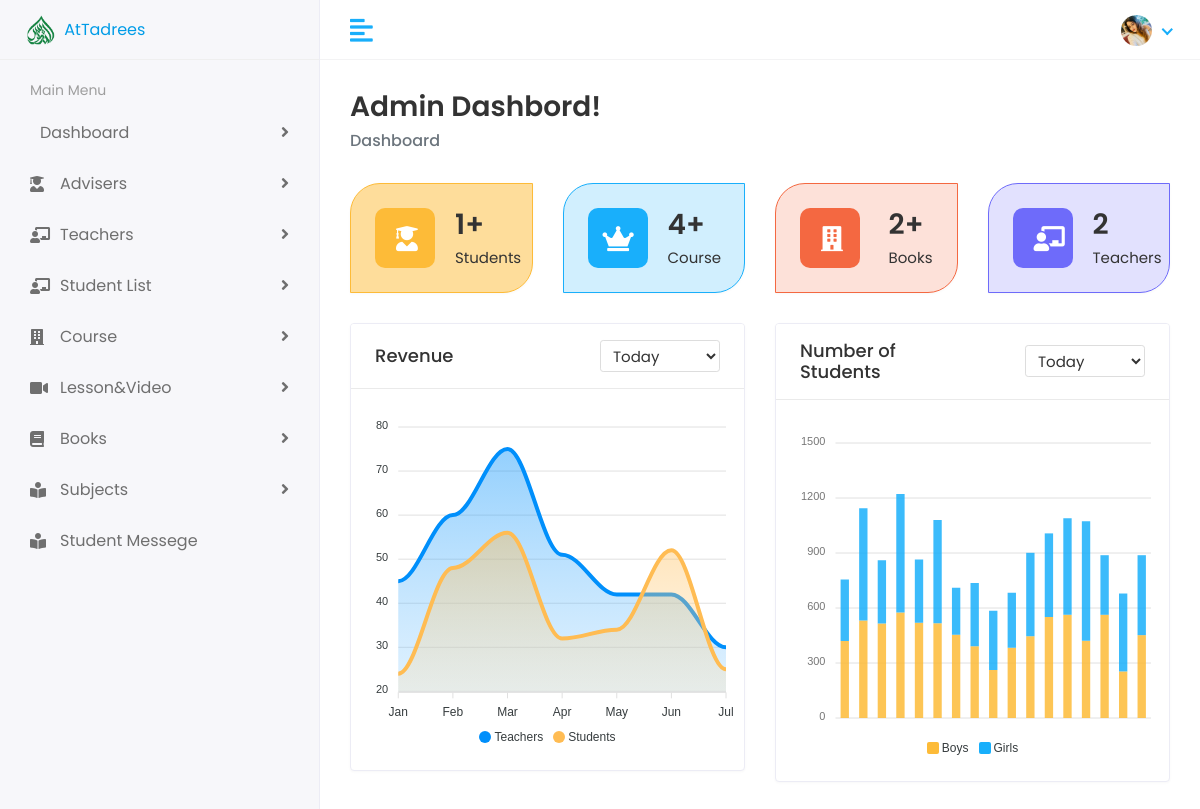
Page /hod-dashbord/ (signed in) on the earlier database version.
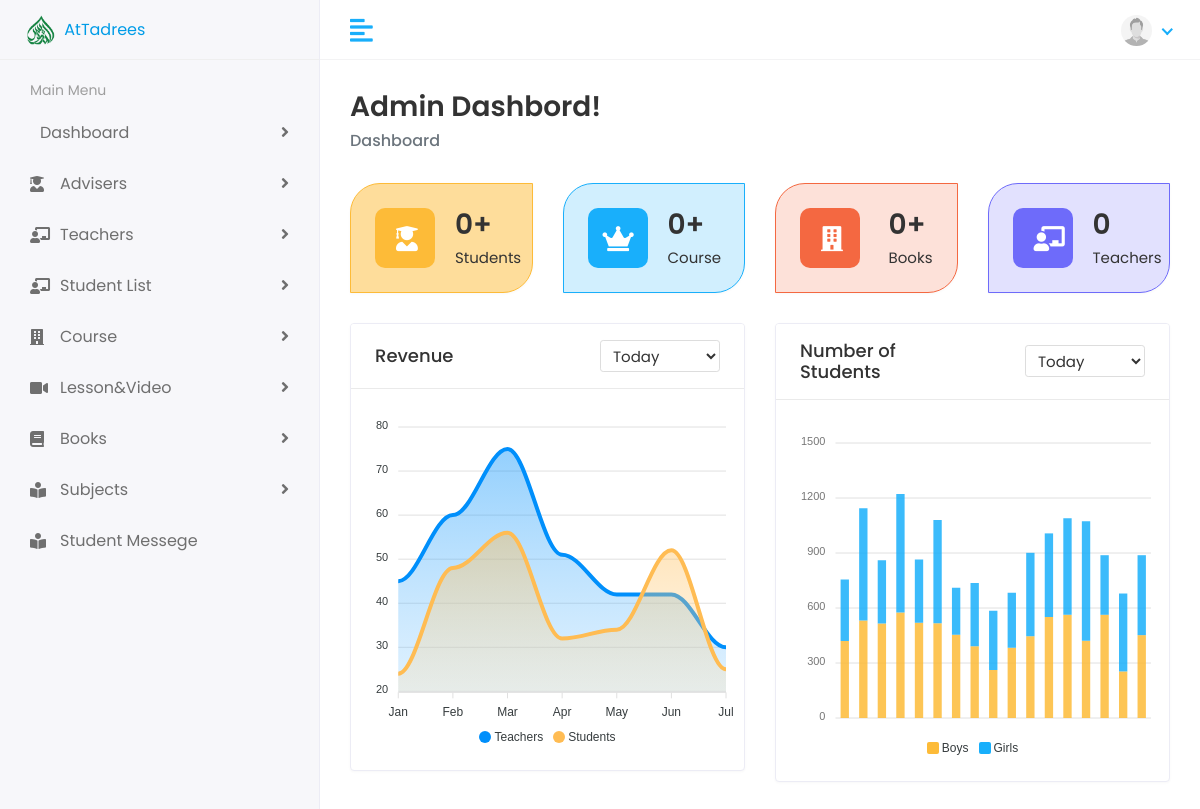
Same page on the later database version.
### Accounts/models.py (models this page shows, shortened)
class User(AbstractBaseUser, PermissionsMixin):
    email         = models.EmailField(unique=True, null=False)
    password      = models.CharField(max_length=120)
    first_name    = models.CharField(max_length=165, null=True, blank=True)
    last_name      = models.CharField(max_length=165, null=True, blank=True)
    profile_pic   = models.ImageField(upload_to='profile_pic', null=True, blank=True)
    user_rol = (
        ('admin','Admin'),
        ('teacher','Teacher'),
        ('student','Student'),
    )
    user_type = models.CharField(
        max_length=20,
        choices=user_rol,
        )
    is_staff = models.BooleanField(
        gettext_lazy("staff status"),
        default=False,
        help_text = gettext_lazy("Designet whether this user can Login this site")
    )
    is_active = models.BooleanField(
        gettext_lazy("Active"),
        default=True,
        help_text = gettext_lazy("designates Whether this user should be creates as active. unselect this instad of deleting accounts")
    )
    USERNAME_FIELD = 'email'
    objects = MyUserManager()

### HOD_Dashbord/views.py (the view)
# urls.py: path('hod-dashbord/', views.Dashbord, name='hod_dashbord'),
@login_required()
def Dashbord(request):
    user = request.user
    if user.user_type == 'teacher' or user.user_type == 'admin':
        course_count = Course.objects.all().count()
        book_count = Books.objects.all().count()
        teacher = Teacher.objects.all().count()
        students = User.objects.filter(user_type='student').count()
        context = {
            'teacher':teacher,
            'students':students,
            'course_count':course_count,
            'book_count':book_count
        }
        return render(request, 'Dashbord/hod_dashbord.html', context)
    else:
        return redirect('error')

### templates/Dashbord/hod_dashbord.html (shortened to what the changed rows need)
{% extends 'Dashbord/base.html' %}
{% block body %}
<div class="page-wrapper">
    <div class="content container-fluid">
       <div class="row">
          <div class="col-xl-3 col-sm-6 col-12 d-flex">
             <div class="card bg-one w-100">
                <div class="card-body">
                   <div class="db-widgets d-flex justify-content-between align-items-center">
                      <div class="db-info">
                         <h3>{{students}}+</h3>
                         <h6>Students</h6>
                      </div>
                   </div>
                </div>
             </div>
          </div>
          <div class="col-xl-3 col-sm-6 col-12 d-flex">
             <div class="card bg-two w-100">
                <div class="card-body">
                   <div class="db-widgets d-flex justify-content-between align-items-center">
                      <div class="db-info">
                         <h3>{{course_count}}+</h3>
                         <h6>Course</h6>
                      </div>
                   </div>
                </div>
             </div>
          </div>
          <div class="col-xl-3 col-sm-6 col-12 d-flex">
             <div class="card bg-three w-100">
                <div class="card-body">
                   <div class="db-widgets d-flex justify-content-between align-items-center">
                      <div class="db-info">
                         <h3>{{book_count}}+</h3>
                         <h6>Books</h6>
                      </div>
                   </div>
                </div>
             </div>
          </div>
          <div class="col-xl-3 col-sm-6 col-12 d-flex">
             <div class="card bg-four w-100">
                <div class="card-body">
                   <div class="db-widgets d-flex justify-content-between align-items-center">
                      <div class="db-info">
                         <h3>{{teacher}}</h3>
                         <h6>Teachers</h6>
                      </div>
                   </div>
                </div>
             </div>
          </div>
       </div>
    </div>
 </div>
 {% endblock %}

### templates/Dashbord/header.html (shortened to what this page needs)
{% load static %}
<div class="header">
    <div class="header-left">
       <a href="{% url 'index' %}" class="logo">
       <img src="{% static 'assets/img/avatars/AtTadrees.png' %}" alt="Logo" width="50" height="50">
       AtTadrees</a>
    </div>
    <a href="javascript:void(0);" id="toggle_btn">
    <i class="fas fa-align-left"></i>
    </a>
    <ul class="nav user-menu">
       <li class="nav-item dropdown has-arrow">
          <a href="#" class="dropdown-toggle nav-link" data-toggle="dropdown">
          <span class="user-img">
            {% if user.profile_pic %}
            <img src="\media\{{user.profile_pic}}" alt="User Image" width="31" class="avatar-img
            rounded-circle">
            {% else %}
            <img src="{% static 'demo_profile.jpg' %}" alt="User Image" width="31" class="avatar-img rounded-circle">
            {% endif %}</span>
          </a>
       </li>
    </ul>
 </div>

Differences in the rows shown:
no longer on this page (row edited): User: profile_pic (picture)
Other differences:
{{ students }}: "1" → "0"
{{ course_count }}: "4" → "0"
{{ book_count }}: "2" → "0"
{{ teacher }}: "2" → "0"
